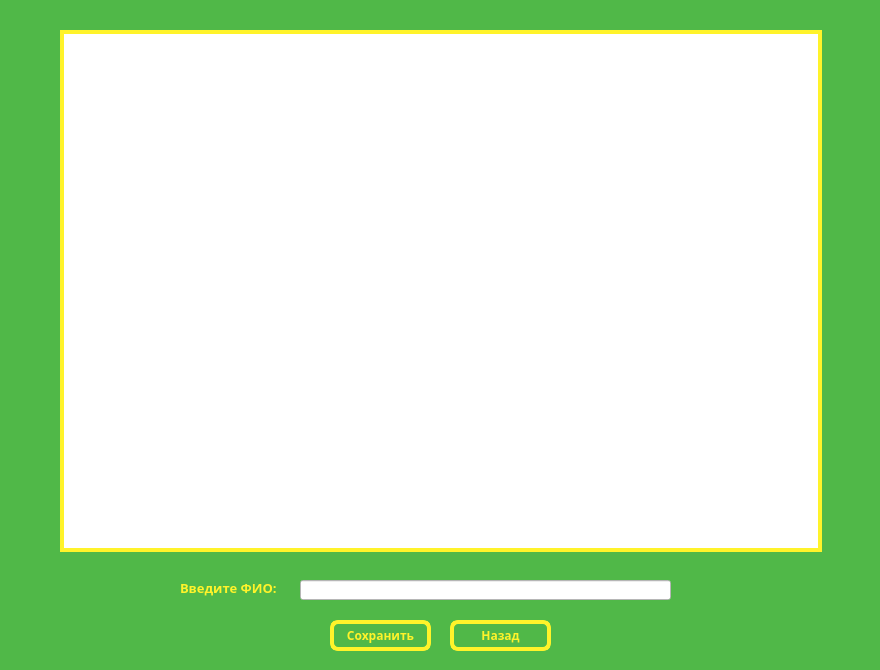
<?xml version="1.0" encoding="UTF-8"?>
<ui version="4.0">
 <class>Dialog</class>
 <widget class="QDialog" name="Dialog">
  <property name="geometry">
   <rect>
    <x>0</x>
    <y>0</y>
    <width>880</width>
    <height>670</height>
   </rect>
  </property>
  <property name="windowTitle">
   <string>Dialog</string>
  </property>
  <property name="styleSheet">
   <string notr="true">background-color: rgb(80, 184, 72);</string>
  </property>
  <widget class="QWidget" name="widget" native="true">
   <property name="geometry">
    <rect>
     <x>60</x>
     <y>30</y>
     <width>762</width>
     <height>522</height>
    </rect>
   </property>
   <property name="styleSheet">
    <string notr="true">background-color: rgb(255, 255, 255);
border: 4px solid #FFF32A;</string>
   </property>
  </widget>
  <widget class="QLabel" name="label">
   <property name="geometry">
    <rect>
     <x>180</x>
     <y>580</y>
     <width>111</width>
     <height>16</height>
    </rect>
   </property>
   <property name="font">
    <font>
     <family>Arial Black</family>
     <pointsize>10</pointsize>
     <weight>75</weight>
     <bold>true</bold>
    </font>
   </property>
   <property name="styleSheet">
    <string notr="true">color: #FFF32A</string>
   </property>
   <property name="text">
    <string>Введите ФИО: </string>
   </property>
  </widget>
  <widget class="QLineEdit" name="lineEdit">
   <property name="geometry">
    <rect>
     <x>300</x>
     <y>580</y>
     <width>371</width>
     <height>20</height>
    </rect>
   </property>
   <property name="styleSheet">
    <string notr="true">background-color: rgb(255, 255, 255);</string>
   </property>
  </widget>
  <widget class="QPushButton" name="pushButton">
   <property name="geometry">
    <rect>
     <x>330</x>
     <y>620</y>
     <width>101</width>
     <height>31</height>
    </rect>
   </property>
   <property name="font">
    <font>
     <family>Arial Black</family>
     <weight>75</weight>
     <bold>true</bold>
    </font>
   </property>
   <property name="autoFillBackground">
    <bool>false</bool>
   </property>
   <property name="styleSheet">
    <string notr="true">border-radius: 8px;
background-color: rgb(80, 184, 72);
border: 4px solid #FFF32A;
color: #FFF32A;
font-weight: bold</string>
   </property>
   <property name="text">
    <string>Сохранить</string>
   </property>
  </widget>
  <widget class="QPushButton" name="pushButton_2">
   <property name="geometry">
    <rect>
     <x>450</x>
     <y>620</y>
     <width>101</width>
     <height>31</height>
    </rect>
   </property>
   <property name="font">
    <font>
     <family>Arial Black</family>
     <weight>75</weight>
     <bold>true</bold>
    </font>
   </property>
   <property name="autoFillBackground">
    <bool>false</bool>
   </property>
   <property name="styleSheet">
    <string notr="true">border-radius: 8px;
background-color: rgb(80, 184, 72);
border: 4px solid #FFF32A;
color: #FFF32A;
font-weight: bold</string>
   </property>
   <property name="text">
    <string>Назад</string>
   </property>
  </widget>
 </widget>
 <resources/>
 <connections/>
</ui>
